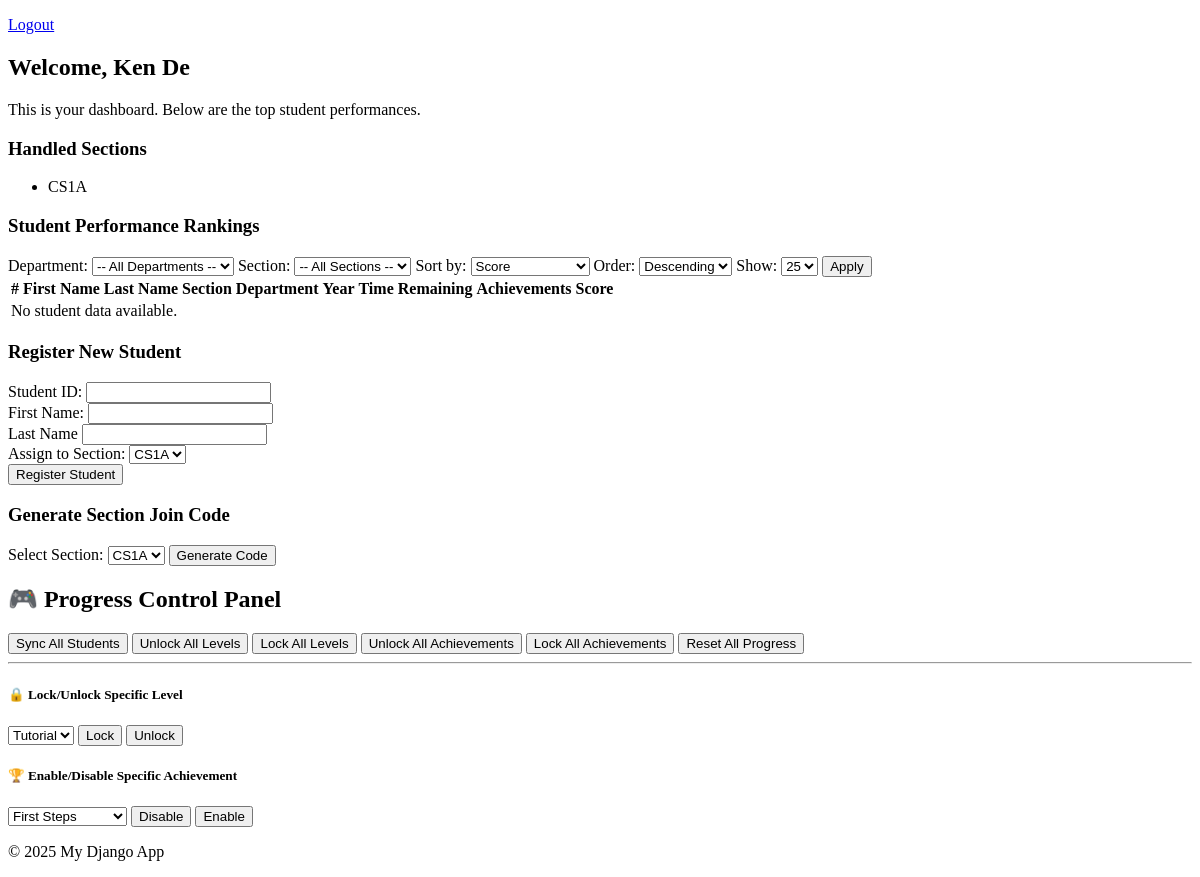
The page /teacher/dashboard/ (signed in) on the database as committed earlier.
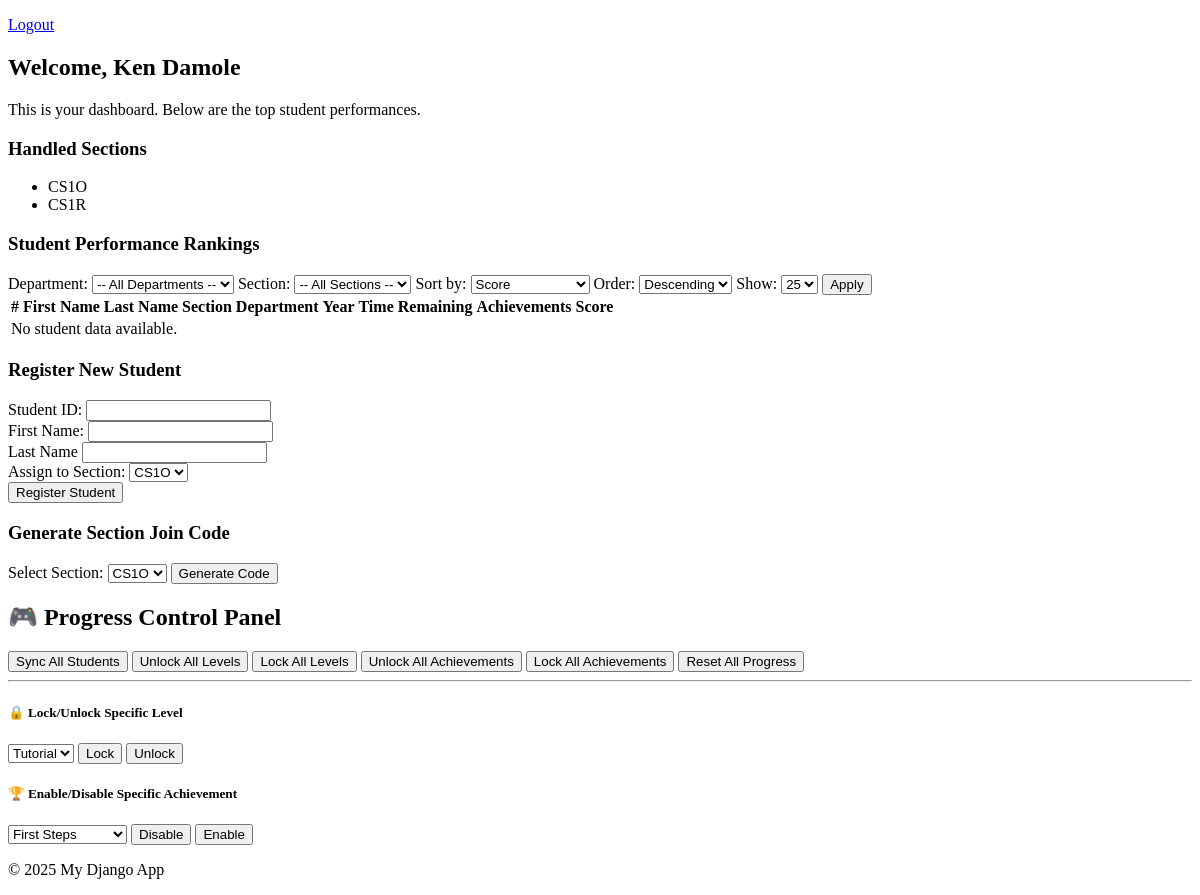
The same page on the database as committed later.
### StudentManagementSystem/models/teachers.py (models this page shows, shortened)
class Teacher(models.Model):
    teacher_id = models.CharField(max_length=50, unique=True)
    first_name = models.CharField(max_length=150)
    last_name = models.CharField(max_length=150)
    date_of_birth = models.DateField(null=True, blank=True)
    password = models.CharField(max_length=128)  # store hashed passwords ideally
    role = models.CharField(
        max_length=20,
        choices=Role.choices,
        default=Role.TEACHER  # Default to 'Teacher' role
    )

class HandledSection(models.Model):
    teacher = models.ForeignKey(Teacher, on_delete=models.CASCADE, related_name='handled_sections')
    department = models.ForeignKey(Department, on_delete=models.CASCADE)
    year_level = models.ForeignKey(YearLevel, on_delete=models.CASCADE)
    section = models.ForeignKey(Section, on_delete=models.CASCADE)
    class Meta:
        unique_together = ('teacher', 'department', 'year_level', 'section')

### StudentManagementSystem/models/department.py (models this page shows, shortened)
class Department(models.Model):
    name = models.CharField(max_length=50, unique=True)  # e.g. "CS", "IT"

### StudentManagementSystem/models/year_level.py (models this page shows, shortened)
class YearLevel(models.Model):
    year = models.PositiveSmallIntegerField(unique=True)  # e.g. 1, 2, 3, 4

### StudentManagementSystem/models/section.py (models this page shows, shortened)
class Section(models.Model):
    department = models.ForeignKey(Department, on_delete=models.CASCADE)  # Link to Department model
    year_level = models.ForeignKey(YearLevel, on_delete=models.CASCADE)  # Link to YearLevel model
    letter = models.CharField(max_length=1)  # e.g., "A", "B", "C"
    class Meta:
        unique_together = ('department', 'year_level', 'letter')  # Ensure unique combination of department, year, and section letter

### StudentManagementSystem/views/teacher/dashboard_teacher.py (the view)
def teacher_dashboard(request):
    teacher_id = request.session.get('user_id')
    if not teacher_id:
        return redirect('unified_login')
    teacher = Teacher.objects.get(id=teacher_id)
    context = get_teacher_dashboard_context(teacher)
    ranking_context = get_rankings_context(request, teacher=teacher)
    context.update(ranking_context)
    return render(request, 'teacher/dashboard.html', context)

### StudentManagementSystem/models/student.py (called while the page is built)
    @property
    def full_section(self):
        if self.section:
            return f"{self.section.department.name}{self.section.year_level.year}{self.section.letter}"
        return "N/A"

### StudentManagementSystem/templates/teacher/dashboard.html (shortened to what this page needs)
{% extends 'base.html' %}
{% block content %}
    <p><a href="{% url 'unified_logout' %}">Logout</a></p>
    {% include 'teacher/teacher_info.html' %}
    {% include 'teacher/handled_sections.html' %}
    {% include 'admin/student_ranking.html' %}
    {% include 'teacher/register_student.html' %}
    {% include 'teacher/generate_section_code.html' %}
    {% include 'teacher/progress_control.html' %}
{% endblock %}

### StudentManagementSystem/templates/teacher/teacher_info.html
{% block teacher_info %}
    <h2>Welcome, {{ teacher.first_name }} {{ teacher.last_name }}</h2>
    <p>This is your dashboard. Below are the top student performances.</p>
{% endblock %}

### StudentManagementSystem/templates/teacher/handled_sections.html
{% block handled_sections %}
    <h3>Handled Sections</h3>
    <ul>
        {% for hs in handled_sections %}
            <li>{{ hs.department.name }}{{ hs.year_level.year }}{{ hs.section.letter }}</li>
        {% empty %}
            <li>No sections assigned.</li>
        {% endfor %}
    </ul>
{% endblock %}

Rows that differ between the two databases and show on the page:
removed HandledSection: department.name "CS", year_level.year "1", section.letter "A"
changed Teacher "Ken": last_name "De" → "Damole"
added HandledSection: department.name "CS", year_level.year "1", section.letter "O"
added HandledSection: department.name "CS", year_level.year "1", section.letter "R"
Other text that changed with them:
form field section_id: "CS1A" → "CS1O"
